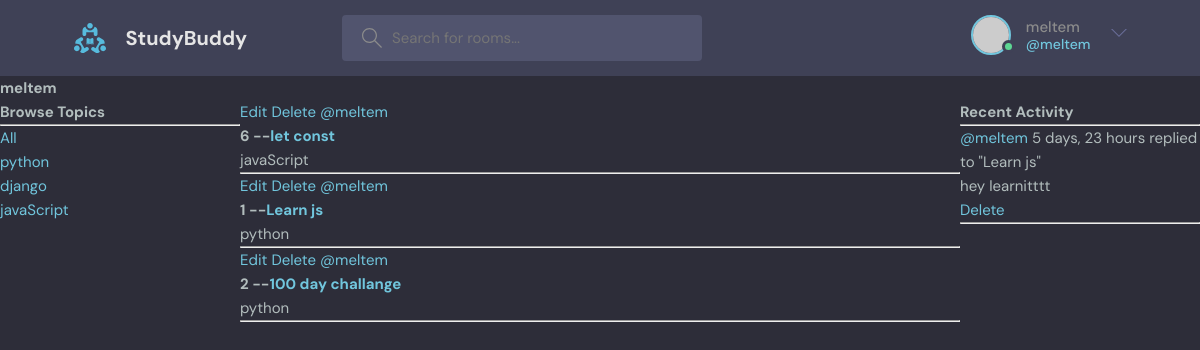
/profile/1/ (signed in), run on the app's committed database.
### base/models.py (models this page shows, shortened)
class Topic(models.Model):
    name= models.CharField(max_length=200)

class Room(models.Model):
    host = models.ForeignKey(User,on_delete=models.SET_NULL,null=True)
    topic = models.ForeignKey(Topic,on_delete=models.SET_NULL,null=True)
    name =models.CharField(max_length=200)
    description = models.TextField(null=True,blank=True)
    participants = models.ManyToManyField(User,related_name="participants"
    ,blank=True)
    updated = models.DateTimeField(auto_now=True)
    created = models.DateTimeField(auto_now_add=True)
    class Meta:
        ordering=["-updated", "-created"]
    def __str__(self):
        return self.name

class Message(models.Model):
    user = models.ForeignKey(User,on_delete=models.CASCADE)
    room = models.ForeignKey(Room,on_delete=models.CASCADE)
    body = models.TextField()
    updated = models.DateTimeField(auto_now=True)
    created = models.DateTimeField(auto_now_add=True)
    class Meta:
        ordering=["-updated", "-created"]
    def __str__(self):
         return self.body[0:50]

### base/views.py (the view)
# urls.py: path('profile/<str:pk>/',views.userProfile,name="user-profile"),
def userProfile(request,pk):
    user= User.objects.get(id=pk)
    rooms = user.room_set.all()
    room_messages= user.message_set.all()
    topics= Topic.objects.all()
    context={"user":user,"rooms":rooms,
             "room_messages":room_messages,
              "topics":topics
              }
    return render(request,'profile.html',context)

### base/templates/profile.html (shortened to what this page needs)
{% extends 'main.html' %}
{% block content %}
<h1>{{user.username}}</h1>
<div class="profile-container">
    <div>
        {% include 'topics_component.html' %}
    </div>
    <div>
        {% include 'feed_component.html' %}
    </div>
    <div>
        {% include 'activity_component.html' %}
    </div>
</div>
{% endblock content %}

### templates/navbar.html (shortened to what this page needs)
{% load static %}
<header class="header header--loggedIn">
    <div class="container">
      <a href="{% url 'home' %}" class="header__logo">
        <img src="{% static 'images/logo.svg' %}" />
        <h1>StudyBuddy</h1>
      </a>
      <form class="header__search" method="GET" action="{% url 'home' %}">
        <label>
          <input name="q" placeholder="Search for rooms..." />
        </label>
      </form>
      <nav class="header__menu">
        {% if request.user.is_authenticated %}
        <div class="header__user">
          <a href="profile.html">
            <div class="avatar avatar--medium active">
              <img src="https://randomuser.me/api/portraits/men/37.jpg" />
            </div>
            <p>{{request.user.username}} <span>@{{request.user.username}}</span></p>
          </a>
          <button class="dropdown-button">
            <svg version="1.1" xmlns="http://www.w3.org/2000/svg" width="32" height="32" viewBox="0 0 32 32">
              <title>chevron-down</title>
              <path d="M16 21l-13-13h-3l16 16 16-16h-3l-13 13z"></path>
            </svg>
          </button>
        </div>
        {% else %}
         <a href="{% url 'login' %}">
          <img src="{% static 'images/avatar.svg' %} "/>
          <p>Login</p>
        </a>
        {% endif %}
      </nav>
    </div>
  </header>

### base/templates/topics_component.html
<h3>Browse Topics</h3>
<hr>
<div>
    <a href="{% url 'home' %}">All</a>
</div>
{% for topic in topics %}
<div>
    <a href="{% url 'home' %}?q={{topic.name}}">{{topic.name}}</a>
</div>
{% endfor %}

### base/templates/feed_component.html
        {% for room in rooms %}
        <div>
            {% if request.user == room.host %}
            <a href="{% url 'update-room' room.id %}">Edit</a>
            <a href="{% url 'delete-room' room.id %}">Delete</a>
            {% endif %}
             <a href="{% url 'user-profile' room.host.id %}">@{{room.host.username}}</a>
            <h5>{{room.id}} --<a href="{% url 'room' room.id %}"> {{room.name}}</a></h5>
            <small>{{room.topic.name}}</small>
            <hr>
        </div>
        {% endfor %}

### base/templates/activity_component.html
<h3>Recent Activity</h3>
<hr>
{% for message in room_messages %}
 <div>
  <small><a href="{% url 'user-profile' message.user.id %}">@{{message.user}}</a> {{message.created|timesince}}</small>
  <small>replied to "{{message.room}}"</small>
   <p>{{message}}</p>
   {% if request.user ==  message.user %}
  <a href="{% url 'delete-message' message.id %}">Delete</a>
 {% endif %}
 <hr>
</div>
{% endfor %}

### static/styles/style.css (style rules this page uses)
:root { --color-main: #71c6dd; --color-main-light: #e1f6fb; --color-dark: #3f4156; --color-dark-medium: #51546e; --color-dark-light: #696d97; --color-light: #e5e5e5; --color-gray: #8b8b8b; --color-light-gray: #b2bdbd; --color-bg: #2d2d39; --color-success: #5dd693; --color-error: #fc4b0b; }
* { font-family: "DM Sans", -apple-system, BlinkMacSystemFont, "Segoe UI", Roboto, Oxygen, Ubuntu, Cantarell, "Open Sans", "Helvetica Neue", sans-serif; margin: 0; padding: 0; box-sizing: border-box; text-rendering: optimizeLegibility; font-size: inherit; }
html { font-size: 56.25%; }
@media only screen and (min-width: 1200px) { html { font-size: 62.5%; } }
body { line-height: 1.6; font-weight: 400; font-size: 1.5rem; color: var(--color-light-gray); background-color: var(--color-bg); min-height: 100vh; }
img { width: 100%; }
a { display: inline-block; color: var(--color-main); text-decoration: none; }
.container { max-width: 120rem; width: 90%; margin: auto; }
.avatar { position: relative; display: inline-block; border-radius: 50%; border: 2px solid var(--color-main); }
.avatar img { display: block; border-radius: 50%; object-fit: cover; object-position: center; }
.avatar::after { content: ""; display: block; position: absolute; background-color: var(--color-gray); z-index: 111; border-radius: 50%; border: 0.3rem solid var(--color-dark); }
.avatar.active::after { background-color: var(--color-success); }
.avatar.avatar--medium img { width: 3.6rem; height: 3.6rem; border-radius: 50%; }
.avatar.avatar--medium:after { width: 0.7rem; height: 0.7rem; bottom: 0px; right: -6px; }
.header { padding: 1.5rem; background-color: var(--color-dark); }
.header > .container { display: flex; gap: 9.5rem; }
.header__logo, .header__user { display: flex; gap: 2rem; align-items: center; }
.header__logo > img { height: 3.2rem; width: 3.2rem; }
.header__logo > h1 { font-weight: 700; font-size: 2rem; color: var(--color-light); }
.header__search > label { background-color: var(--color-dark-medium); padding: 1.3rem 1rem; display: flex; align-items: center; gap: 1rem; border-radius: 4px; }
.header__search svg { fill: var(--color-gray); width: 2rem; height: 2rem; margin-left: 1rem; }
.header__search input { width: 30rem; background: transparent; border: none; outline: none; color: var(--color-light); }
.header__menu { margin-left: auto; position: relative; }
.header__menu a { display: flex; gap: 1.5rem; align-items: center; font-weight: 500; text-decoration: none; color: var(--color-gray); }
.header__menu img { height: 3.6rem; }
.header__menu p { line-height: 1.2; }
.header__menu span { color: var(--color-main); font-weight: 500; font-size: 1.4rem; display: block; }
.header__menu svg { width: 1.6rem; height: 1.6rem; fill: var(--color-dark-light); }
.dropdown-button { background: transparent; border: 0; outline: 0; cursor: pointer; }

### base/templates/profile.html (style rules this page uses)
.profile-container { display: grid; grid-template-columns: 1fr 3fr 1fr; }

### data on the page
Topic: name "python"
Topic: name "django"
Topic: name "javaScript"
Room: shows "Edit", host.username "meltem", id "6", name "let const", topic.name "javaScript"
Room: shows "Edit", host.username "meltem", id "1", name "Learn js", topic.name "python"
Room: shows "Edit", host.username "meltem", id "2", name "100 day challange", topic.name "python"
Message: user "meltem", created "5 days, 23 hours", room "Learn js", body "hey learnitttt", shows "Delete"

### other printed values
{{ request.user.username }} "meltem"
{{ user.username }} "meltem"
